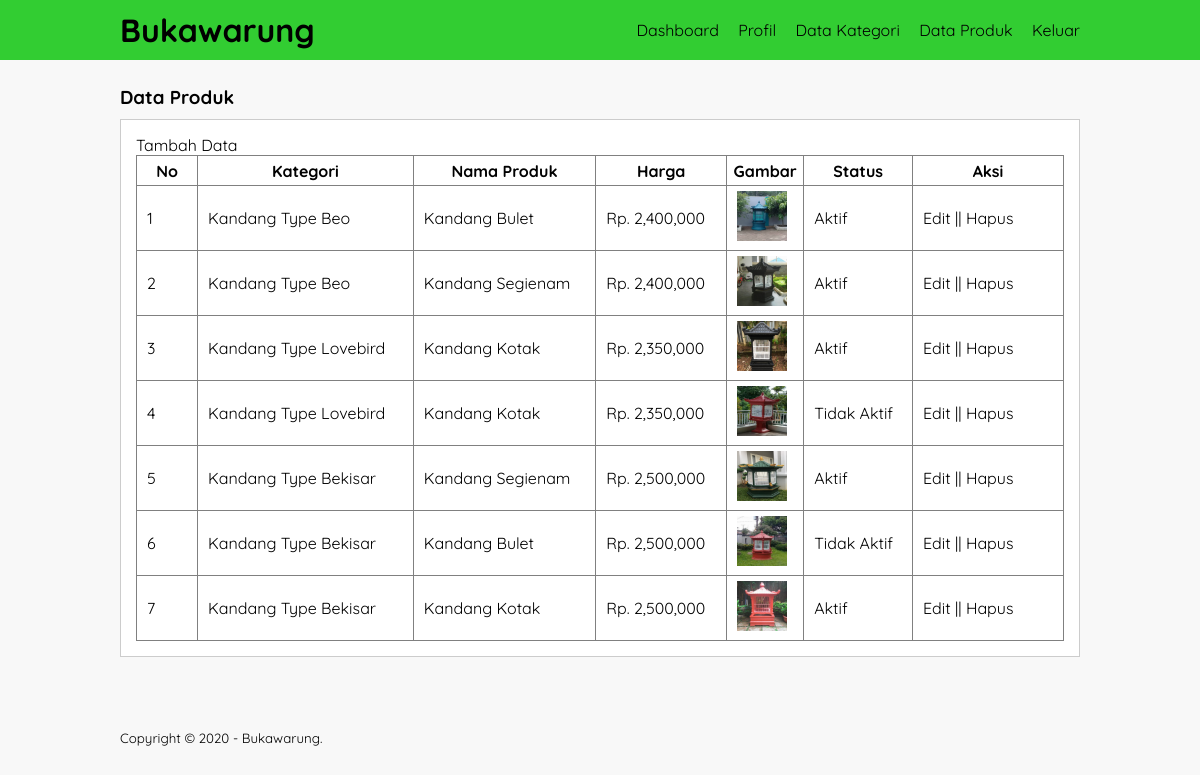
The app's page /data-produk.php (signed in) with its own data.
### tables this page shows
CREATE TABLE `tb_product` (
  `product_id` int(11) NOT NULL,
  `category_id` int(11) NOT NULL,
  `product_name` varchar(100) NOT NULL,
  `product_price` int(11) NOT NULL,
  `product_description` text NOT NULL,
  `product_image` varchar(100) NOT NULL,
  `product_status` tinyint(1) NOT NULL,
  `date_created` timestamp NOT NULL DEFAULT current_timestamp()
);

CREATE TABLE `tb_category` (
  `category_id` int(11) NOT NULL,
  `category_name` varchar(25) NOT NULL
);

### data-produk.php (the view, shortened to what this page needs)
<?php
	include 'db.php';
?>
<!DOCTYPE html>
<html>
<head>
	<link rel="stylesheet" type="text/css" href="css/style.css">
</head>
<body>
	<header>
		<div class="container">
			<h1><a href="dashboard.php">Bukawarung</a></h1>
			<ul>
				<li><a href="dashboard.php">Dashboard</a></li>
				<li><a href="profil.php">Profil</a></li>
				<li><a href="data-kategori.php">Data Kategori</a></li>
				<li><a href="data-produk.php">Data Produk</a></li>
				<li><a href="keluar.php">Keluar</a></li>
			</ul>
		</div>
	</header>
	<div class="section">
		<div class="container">
			<h3>Data Produk</h3>
			<div class="box">
				<p><a href="tambah-produk.php">Tambah Data</a></p>
				<table border="1" cellspacing="0" class="table">
					<thead>
						<tr>
							<th width="60px">No</th>
							<th>Kategori</th>
							<th>Nama Produk</th>
							<th>Harga</th>
							<th>Gambar</th>
							<th>Status</th>
							<th width="150px">Aksi</th>
						</tr>
					</thead>
					<tbody>
						<?php
							$no = 1;
							$produk = mysqli_query($conn, "SELECT * FROM tb_product LEFT JOIN tb_category USING (category_id) ORDER BY product_id DESC");
							if(mysqli_num_rows($produk) > 0){
							while($row = mysqli_fetch_array($produk)){
						?>
						<tr>
							<td><?php echo $no++ ?></td>
							<td><?php echo $row['category_name'] ?></td>
							<td><?php echo $row['product_name'] ?></td>
							<td>Rp. <?php echo number_format($row['product_price']) ?></td>
							<td><a href="produk/<?php echo $row['product_image'] ?>" target="_blank"> <img src="produk/<?php echo $row['product_image'] ?>" width="50px"> </a></td>
							<td><?php echo ($row['product_status'] == 0)? 'Tidak Aktif':'Aktif'; ?></td>
							<td>
								<a href="edit-produk.php?id=<?php echo $row['product_id'] ?>">Edit</a> || <a href="proses-hapus.php?idp=<?php echo $row['product_id'] ?>" onclick="return confirm('Yakin ingin hapus ?')">Hapus</a>
							</td>
						</tr>
						<?php }}else{ ?>
							<tr>
								<td colspan="7">Tidak ada data</td>
							</tr>
						<?php } ?>
					</tbody>
				</table>
			</div>
		</div>
	</div>
	<footer>
		<div class="container">
			<small>Copyright &copy; 2020 - Bukawarung.</small>
		</div>
	</footer>
</body>
</html>

### css/style.css (style rules this page uses)
* { padding:0; margin:0; font-family: 'Quicksand', sans-serif; }
body { background-color: #f8f8f8; }
a { color: inherit; text-decoration: none; }
header { background-color: #32CD32; color: #000000; }
header h1 { float: left; padding:10px 0; }
header ul { float: right; }
header ul li { display: inline-block; }
header ul li a { padding:20px 0 20px 15px; display: inline-block; }
footer { padding:20px 0; }
.container { width: 80%; margin:0 auto; }
.container:after { content: ''; display: block; clear: both; }
.section { padding:25px 0; }
.box { background-color: #fff; border:1px solid #ccc; padding:15px; box-sizing: border-box; margin:10px 0 25px 0; }
.box:after { content: ''; display: block; clear: both; }
.table { width: 100%; border-collapse: collapse; }
.table tr { height: 30px; }
.table tr td { padding:5px 10px; }

### records on screen
tb_product: category.category_name "Kandang Type Beo", product_name "Kandang Bulet", product_price "2,400,000", product_image (picture), product_status "Aktif"
tb_product: category.category_name "Kandang Type Beo", product_name "Kandang Segienam", product_price "2,400,000", product_image (picture), product_status "Aktif"
tb_product: category.category_name "Kandang Type Lovebird", product_name "Kandang Kotak", product_price "2,350,000", product_image (picture), product_status "Aktif"
tb_product: category.category_name "Kandang Type Lovebird", product_name "Kandang Kotak", product_price "2,350,000", product_image (picture), product_status "Tidak Aktif"
tb_product: category.category_name "Kandang Type Bekisar", product_name "Kandang Segienam", product_price "2,500,000", product_image (picture), product_status "Aktif"
tb_product: category.category_name "Kandang Type Bekisar", product_name "Kandang Bulet", product_price "2,500,000", product_image (picture), product_status "Tidak Aktif"
tb_product: category.category_name "Kandang Type Bekisar", product_name "Kandang Kotak", product_price "2,500,000", product_image (picture), product_status "Aktif"
